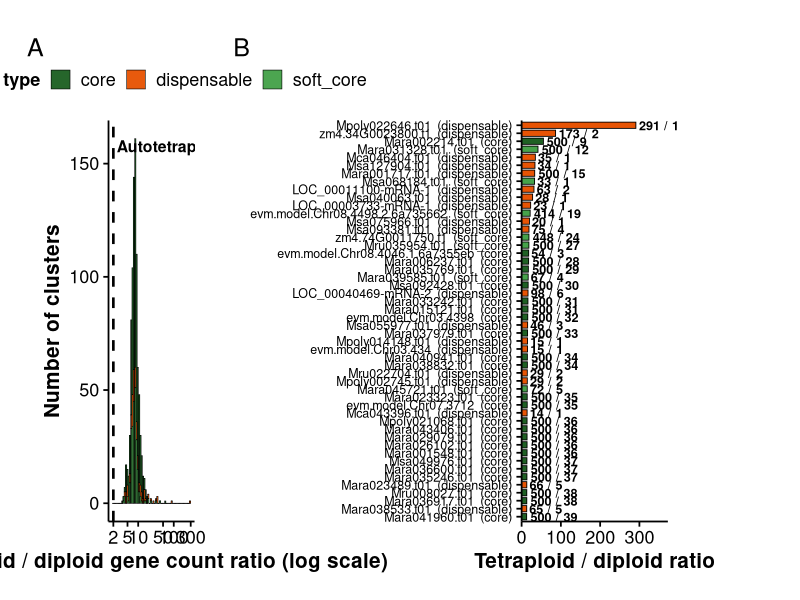
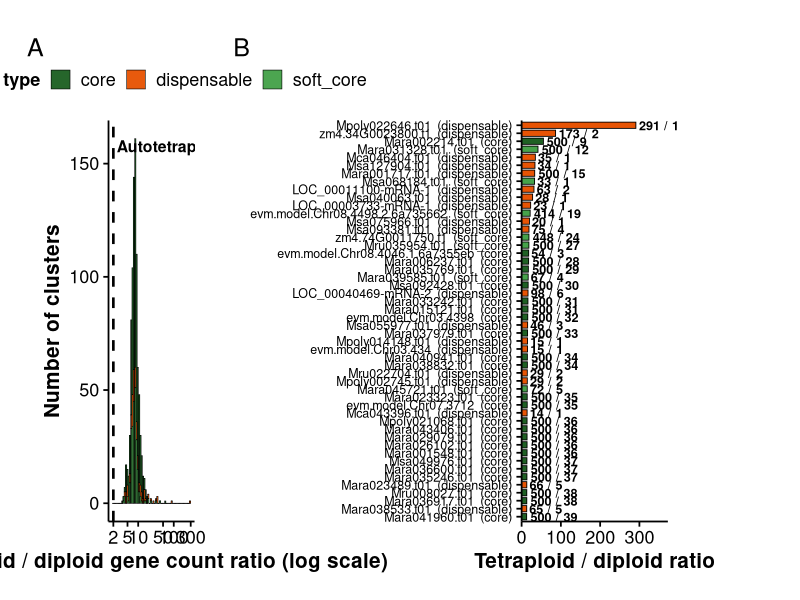

Generate these figures, in order, with R:
# ============================================================
# homeolog_candidates_multipanel.R
# Multipanel: A = ratio distribution, B = top 50 candidates
# Unified theme, higher contrast, aligned panels
# Output: figures/Fig_homeolog_candidates_multipanel.pdf / .png
# ============================================================

suppressPackageStartupMessages({
  library(dplyr)
  library(tidyr)
  library(ggplot2)
  library(patchwork)
  library(cowplot)
})

setwd("C:/Users/Erick.Amombo/alfalfa_pangenome/analysis/homeolog_candidates")

# ---- Load ----
df <- read.csv("homeolog_candidates.csv", stringsAsFactors = FALSE)
cat("Loaded", nrow(df), "candidate clusters\n")

df <- df %>% filter(!is.na(tetra_diploid_ratio), tetra_diploid_ratio > 0)

# ---- Unified theme ----
theme_mp <- function(base = 15) {
  theme_classic(base_size = base) +
    theme(
      plot.title         = element_text(face = "bold", size = base + 3, hjust = 0),
      plot.subtitle      = element_text(size = base - 3, color = "gray30", hjust = 0),
      axis.title         = element_text(face = "bold", size = base),
      axis.text          = element_text(size = base - 2, color = "black"),
      legend.title       = element_text(face = "bold", size = base - 2),
      legend.text        = element_text(size = base - 2),
      legend.key.size    = unit(0.5, "cm"),
      plot.margin        = margin(20, 14, 14, 14),
      axis.line          = element_line(linewidth = 0.6, color = "black"),
      axis.ticks         = element_line(linewidth = 0.6, color = "black")
    )
}

# ---- Shared palette ----
type_colors <- c(
  core        = "#1B5E20",
  soft_core   = "#43A047",
  dispensable = "#E65100",
  private     = "#6A1B9A",
  singleton   = "#546E7A"
)

# ============================================================
# PANEL A — Distribution of ratios
# ============================================================
panelA_inner <- ggplot(df, aes(x = tetra_diploid_ratio, fill = cluster_type)) +
  geom_histogram(bins = 60, alpha = 0.95, color = "black",
                 linewidth = 0.2, position = "stack") +
  scale_fill_manual(values = type_colors, name = "Cluster type") +
  scale_x_log10(breaks = c(1, 2, 5, 10, 50, 100, 300)) +
  geom_vline(xintercept = 2, linetype = "dashed",
             color = "#000000", linewidth = 0.9) +
  annotate("text", x = 2.5, y = 155,
           label = "Autotetraploid expectation (2x)",
           hjust = 0, vjust = 0, color = "black",
           size = 4.0, fontface = "bold") +
  labs(x = "Tetraploid / diploid gene count ratio (log scale)",
       y = "Number of clusters") +
  theme_mp() +
  theme(legend.position = "top")

# ============================================================
# PANEL B — Top 50 candidates
# ============================================================
top50 <- df %>% arrange(desc(tetra_diploid_ratio)) %>% head(50)
top50$label <- paste0(top50$cluster_name, "  (", top50$cluster_type, ")")

panelB_inner <- ggplot(top50, aes(x = tetra_diploid_ratio,
                                   y = reorder(label, tetra_diploid_ratio),
                                   fill = cluster_type)) +
  geom_col(alpha = 0.98, color = "black", linewidth = 0.3, width = 0.78) +
  geom_text(aes(label = paste0(gene_count, " / ", diploid_total)),
            hjust = -0.08, size = 3.2, fontface = "bold") +
  scale_fill_manual(values = type_colors, guide = "none") +
  scale_x_continuous(expand = expansion(mult = c(0, 0.28))) +
  coord_cartesian(clip = "off") +
  labs(x = "Tetraploid / diploid ratio", y = NULL) +
  theme_mp() +
  theme(axis.text.y = element_text(size = 9),
        panel.grid.major.y = element_blank(),
        plot.margin = margin(20, 90, 14, 14))

# ============================================================
# Assemble
# ============================================================
composite <- (panelA_inner | panelB_inner) +
  plot_layout(widths = c(1, 1.7)) +
  plot_annotation(
    tag_levels = "A",
    theme = theme(plot.tag = element_text(face = "bold", size = 34))
  )

# ============================================================
# Save
# ============================================================
ggsave("figures/Fig_homeolog_candidates_multipanel.pdf",
       composite, width = 16, height = 10, device = cairo_pdf)
ggsave("figures/Fig_homeolog_candidates_multipanel.png",
       composite, width = 16, height = 10, dpi = 300)

cat("Multipanel figure saved:\n")
cat("  figures/Fig_homeolog_candidates_multipanel.pdf\n")
cat("  figures/Fig_homeolog_candidates_multipanel.png\n")
